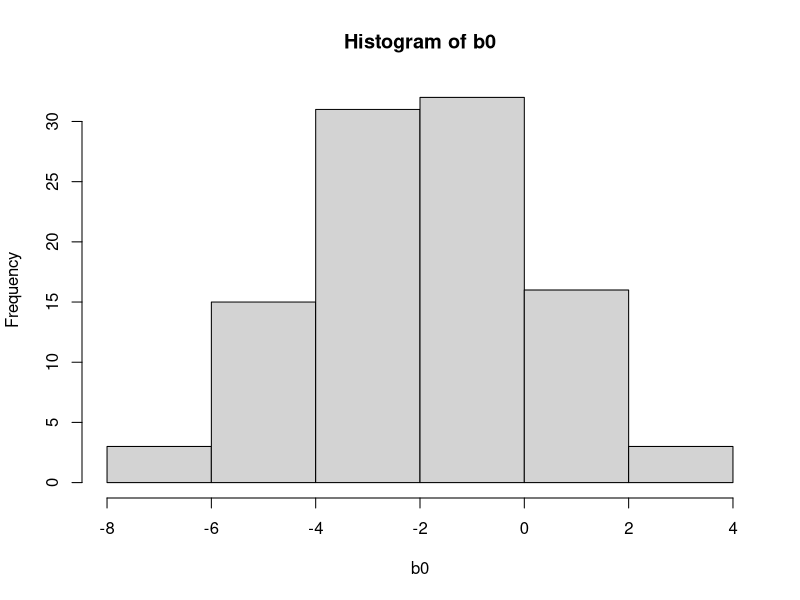
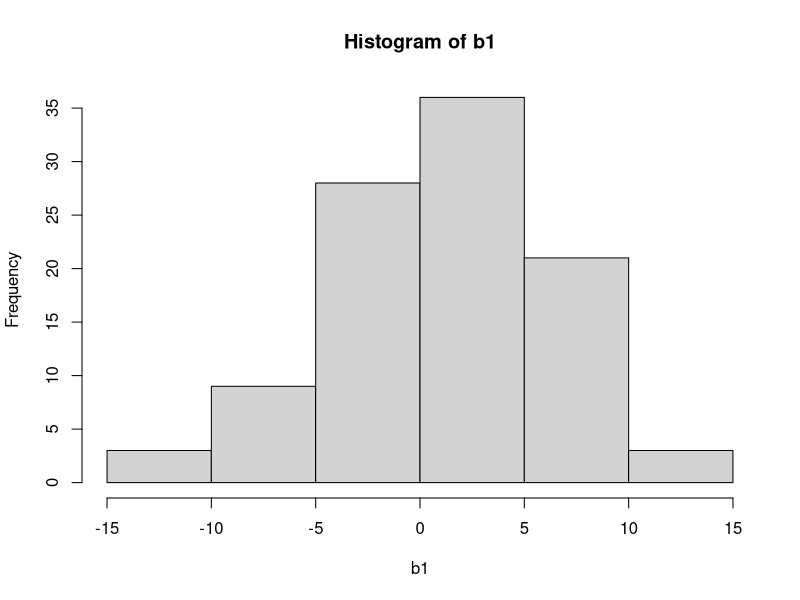
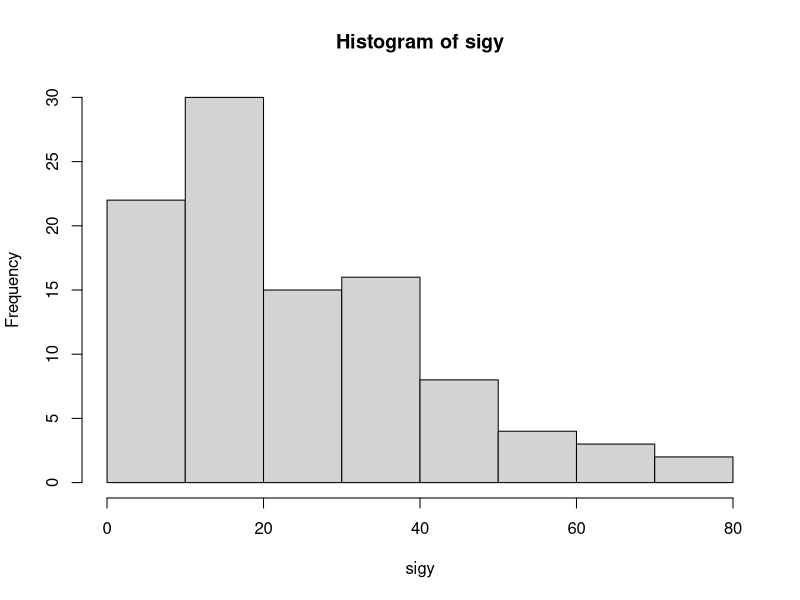
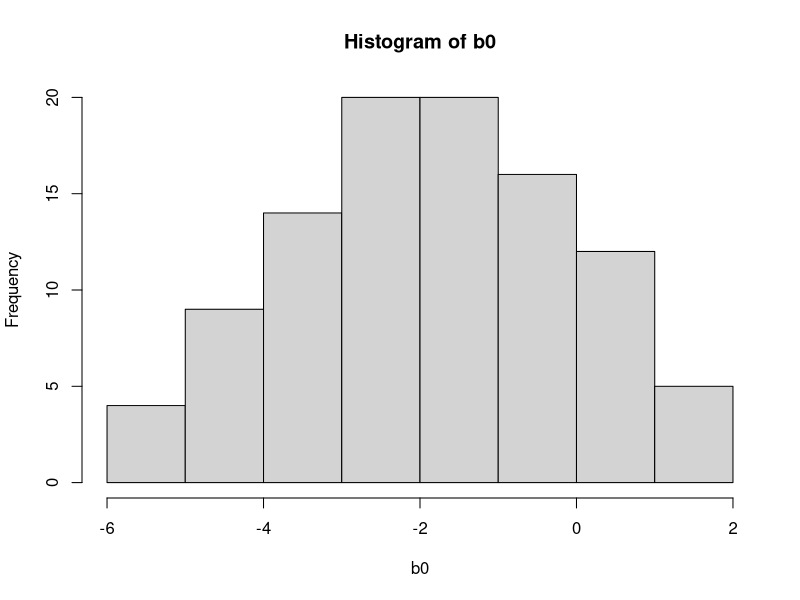
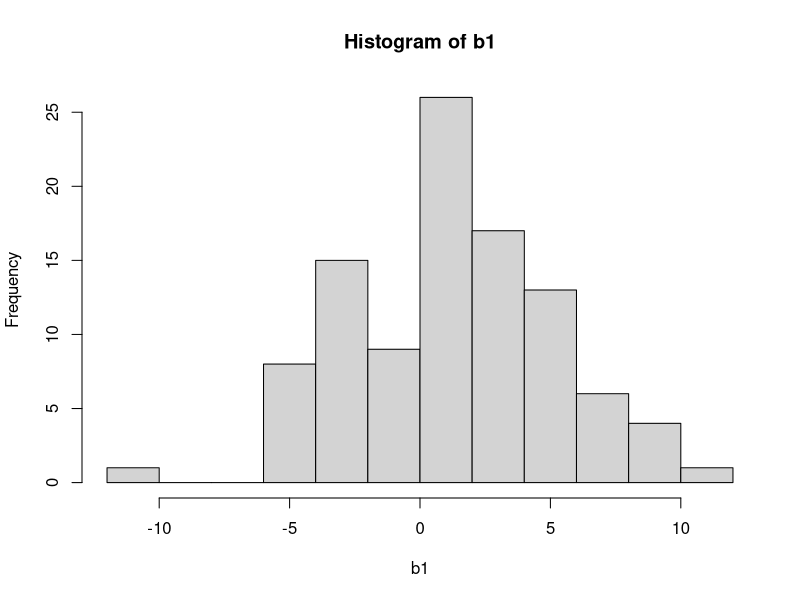
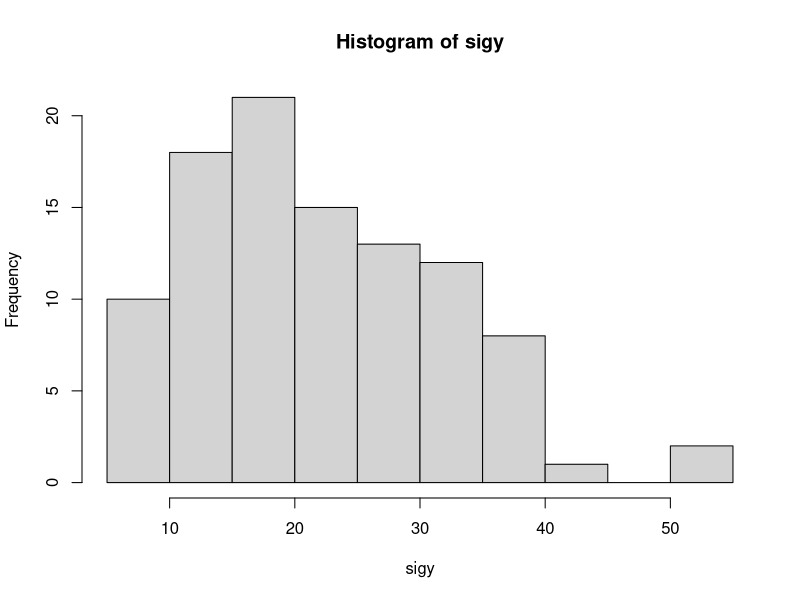
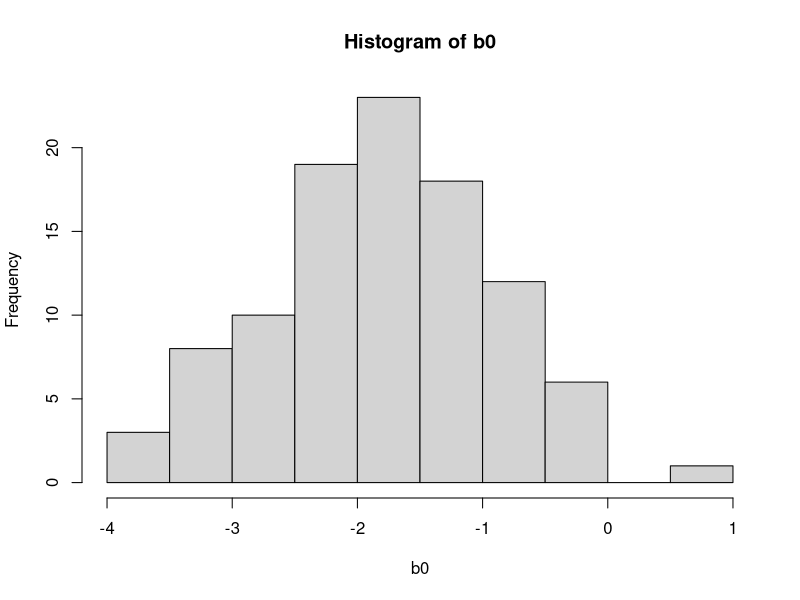
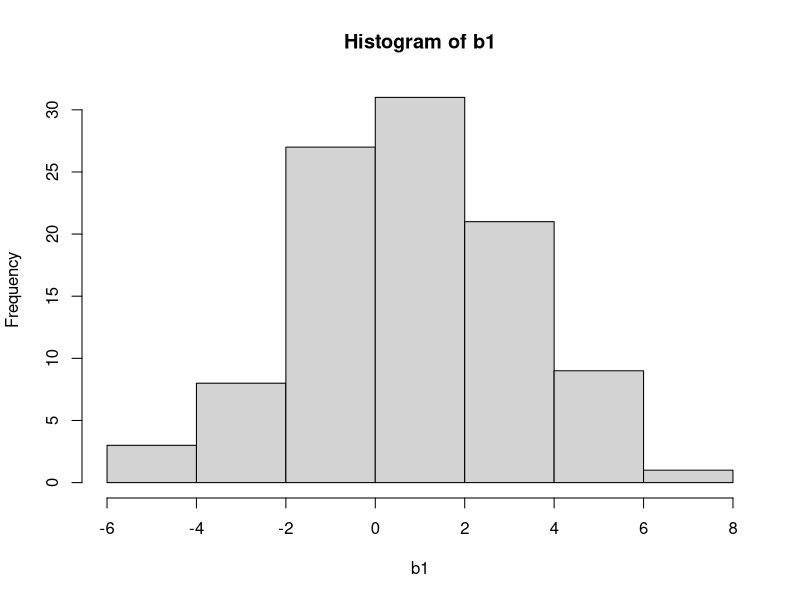

Reproduce these figures in R, in order.
## Simulation ##
set.seed(1003998757)
beta0 <- rnorm(1, mean = 0, sd = 1) ## The population 
beta1 <- runif(n = 1, min = 1, max = 3) ## The population beta1 
sig2 <- rchisq(n = 1, df = 25) ## The error variance sigma^2

## Multiple simulation may require loops ## 
nsample = 5## Sample size
n.sim <- 100 ## The number of simulations 
sigX <- 0.2 ## The variances of X

## Simulate the predictor variable ##
X <- rnorm(nsample, mean = 0, sd = sqrt(sigX))



# nsample is 5.
# fix n.sim to 100

b0 <- vector() ## saves the sample estimates of beta0
b1 <- vector() ## saves the sample estimates of beta1
sigy <- vector()  ## Saves the estimate of error variance





varb1 <- vector()
varb0 <- vector()

conf_z_b1 <- vector()


count_b0z = 0
count_b1z = 0
count_b0t = 0
count_b1t = 0


for(i in 1:n.sim){
  Y <- beta0 + beta1*X + rnorm(n = nsample, mean = 0, sd = sqrt(sig2))
  model <- lm(Y ~ X)
  
  alpha <- 0.05
  SXX <- (var(X) * (nsample -1))
  
  b0[i] <- coef(model)[1]
  b1[i] <- coef(model)[2]
  
  varb1[i] <- sig2/(var(X) * (nsample -1))
  #     (var(X) * 4) SXX
  varb0[i] <- sig2*((1/nsample) + (mean(X)^2/(var(X) * (nsample-1))))
  
  sigy[i] <- summary(model)$sigma^2
  
  
  b0_l_z = b0[i] - qnorm(1 - (alpha)/2) * (sqrt(sig2) * sqrt((1/nsample) + mean(X)^2/SXX))
  b0_r_z = b0[i] + qnorm(1 - (alpha)/2) * (sqrt(sig2) * sqrt((1/nsample) + mean(X)^2/SXX))
  
  b1_l_z = b1[i] - qnorm(1 - (alpha)/2) * (sqrt(sig2)/sqrt(SXX))
  b1_r_z = b1[i] + qnorm(1 - (alpha)/2) * (sqrt(sig2)/sqrt(SXX))
  #     print(c(b1_ll_z, b1_ul_z))
  
  b0_l_t = b0[i] - qt(1 - (alpha/2), df = (nsample - 2))*(sqrt(sigy[i])*sqrt((1/nsample) + (mean(X)^2/SXX)))
  b0_r_t = b0[i] + qt(1 - (alpha/2), df = (nsample - 2))*(sqrt(sigy[i])*sqrt((1/nsample) + (mean(X)^2/SXX)))
  
  b1_l_t = b1[i] - qt(1 - (alpha/2), df = (nsample - 2))*(sqrt(sigy[i])/(sqrt(SXX)))
  b1_r_t = b1[i] + qt(1 - (alpha/2), df = (nsample - 2))*(sqrt(sigy[i])/(sqrt(SXX)))
  
  
  if(beta0 <= b0_r_z & beta0 >= b0_l_z){  # 95 b0z
    count_b0z = count_b0z + 1
    
  }
  
  if(beta1 <=  b1_r_z & beta1 >= b1_l_z){  # 97 b1z
    count_b1z = count_b1z + 1
    
  }
  
  if(beta0 <=  b0_r_t & beta0 >= b0_l_t){  # 94 b0t
    count_b0t = count_b0t + 1
    
  }
  
  
  if(beta1 <=  b1_r_t & beta1 >= b1_l_t){  # 96 b1t
    count_b1t = count_b1t + 1
    
  }  
  
  
}

print("Proportions:")

print("B0z:")
print(count_b0z)

print("B1z:")
print(count_b1z)

print("B0t:")
print(count_b0t)

print("B1t:")
print(count_b1t)


print('---------------------------------------------------------------------------')


m_b0 <- mean(b0)
a_0 = 'mean of b0:'
print(paste(a_0, m_b0))




m_b1 <- mean(b1)
a_1 = 'mean of b1:'
print(paste(a_1, m_b1))




m_sigy <- mean(sigy)
a_s = 'mean of sigy:'
print(paste(a_s, m_sigy))



print('actual beta0:')
print(beta0)

print('actual beta1:')
print(beta1)

print('actual sig:')
print(sig2)


hist(b0)
hist(b1)
hist(sigy)


######################### 10 samples ##########################

## Simulation ##
set.seed(1003998757)
beta0 <- rnorm(1, mean = 0, sd = 1) ## The population 
beta1 <- runif(n = 1, min = 1, max = 3) ## The population beta1 
sig2 <- rchisq(n = 1, df = 25) ## The error variance sigma^2

## Multiple simulation may require loops ## 
nsample = 10 ## Sample size 10 
n.sim <- 100 ## The number of simulations 
sigX <- 0.2 ## The variances of X

## Simulate the predictor variable ##
X <- rnorm(nsample, mean = 0, sd = sqrt(sigX))


b0 <- vector() ## saves the sample estimates of beta0
b1 <- vector() ## saves the sample estimates of beta1
sigy <- vector()  ## Saves the estimate of error variance


varb1 <- vector()
varb0 <- vector()

conf_z_b1 <- vector()


count_b0z = 0
count_b1z = 0
count_b0t = 0
count_b1t = 0


for(i in 1:n.sim){
  Y <- beta0 + beta1*X + rnorm(n = nsample, mean = 0, sd = sqrt(sig2))
  model <- lm(Y ~ X)
  
  alpha <- 0.05
  SXX <- (var(X) * (nsample -1))
  
  b0[i] <- coef(model)[1]
  b1[i] <- coef(model)[2]
  
  varb1[i] <- sig2/(var(X) * (nsample -1))
  #     (var(X) * 4) SXX
  varb0[i] <- sig2*((1/nsample) + (mean(X)^2/(var(X) * (nsample-1))))
  
  sigy[i] <- summary(model)$sigma^2
  
  
  b0_l_z = b0[i] - qnorm(1 - (alpha)/2) * (sqrt(sig2) * sqrt((1/nsample) + mean(X)^2/SXX))
  b0_r_z = b0[i] + qnorm(1 - (alpha)/2) * (sqrt(sig2) * sqrt((1/nsample) + mean(X)^2/SXX))
  
  b1_l_z = b1[i] - qnorm(1 - (alpha)/2) * (sqrt(sig2)/sqrt(SXX))
  b1_r_z = b1[i] + qnorm(1 - (alpha)/2) * (sqrt(sig2)/sqrt(SXX))
  #     print(c(b1_ll_z, b1_ul_z))
  
  b0_l_t = b0[i] - qt(1 - (alpha/2), df = (nsample - 2))*(sqrt(sigy[i])*sqrt((1/nsample) + (mean(X)^2/SXX)))
  b0_r_t = b0[i] + qt(1 - (alpha/2), df = (nsample - 2))*(sqrt(sigy[i])*sqrt((1/nsample) + (mean(X)^2/SXX)))
  
  b1_l_t = b1[i] - qt(1 - (alpha/2), df = (nsample - 2))*(sqrt(sigy[i])/(sqrt(SXX)))
  b1_r_t = b1[i] + qt(1 - (alpha/2), df = (nsample - 2))*(sqrt(sigy[i])/(sqrt(SXX)))
  
  
  if(beta0 <= b0_r_z & beta0 >= b0_l_z){  # 95 b0z
    count_b0z = count_b0z + 1
    
  }
  
  if(beta1 <=  b1_r_z & beta1 >= b1_l_z){  # 97 b1z
    count_b1z = count_b1z + 1
    
  }
  
  if(beta0 <=  b0_r_t & beta0 >= b0_l_t){  # 94 b0t
    count_b0t = count_b0t + 1
    
  }
  
  
  if(beta1 <=  b1_r_t & beta1 >= b1_l_t){  # 96 b1t
    count_b1t = count_b1t + 1
    
  }  
  
  
}

print("Proportions:")

print("B0z:")
print(count_b0z)

print("B1z:")
print(count_b1z)

print("B0t:")
print(count_b0t)

print("B1t:")
print(count_b1t)


print('---------------------------------------------------------------------------')


m_b0 <- mean(b0)
a_0 = 'mean of b0:'
print(paste(a_0, m_b0))




m_b1 <- mean(b1)
a_1 = 'mean of b1:'
print(paste(a_1, m_b1))




m_sigy <- mean(sigy)
a_s = 'mean of sigy:'
print(paste(a_s, m_sigy))



print('actual beta0:')
print(beta0)

print('actual beta1:')
print(beta1)

print('actual sig:')
print(sig2)


hist(b0)
hist(b1)
hist(sigy)

################### 25 samples #################
## Simulation ##
set.seed(1003998757)
beta0 <- rnorm(1, mean = 0, sd = 1) ## The population 
beta1 <- runif(n = 1, min = 1, max = 3) ## The population beta1 
sig2 <- rchisq(n = 1, df = 25) ## The error variance sigma^2

## Multiple simulation may require loops ## 
nsample = 25 ## Sample size 25
n.sim <- 100 ## The number of simulations 
sigX <- 0.2 ## The variances of X

## Simulate the predictor variable ##
X <- rnorm(nsample, mean = 0, sd = sqrt(sigX))



# nsample is 5.
# fix n.sim to 100

b0 <- vector() ## saves the sample estimates of beta0
b1 <- vector() ## saves the sample estimates of beta1
sigy <- vector()  ## Saves the estimate of error variance





varb1 <- vector()
varb0 <- vector()

conf_z_b1 <- vector()


count_b0z = 0
count_b1z = 0
count_b0t = 0
count_b1t = 0


for(i in 1:n.sim){
  Y <- beta0 + beta1*X + rnorm(n = nsample, mean = 0, sd = sqrt(sig2))
  model <- lm(Y ~ X)
  
  alpha <- 0.05
  SXX <- (var(X) * (nsample -1))
  
  b0[i] <- coef(model)[1]
  b1[i] <- coef(model)[2]
  
  varb1[i] <- sig2/(var(X) * (nsample -1))
  #     (var(X) * 4) SXX
  varb0[i] <- sig2*((1/nsample) + (mean(X)^2/(var(X) * (nsample-1))))
  
  sigy[i] <- summary(model)$sigma^2
  
  
  b0_l_z = b0[i] - qnorm(1 - (alpha)/2) * (sqrt(sig2) * sqrt((1/nsample) + mean(X)^2/SXX))
  b0_r_z = b0[i] + qnorm(1 - (alpha)/2) * (sqrt(sig2) * sqrt((1/nsample) + mean(X)^2/SXX))
  
  b1_l_z = b1[i] - qnorm(1 - (alpha)/2) * (sqrt(sig2)/sqrt(SXX))
  b1_r_z = b1[i] + qnorm(1 - (alpha)/2) * (sqrt(sig2)/sqrt(SXX))
  #     print(c(b1_ll_z, b1_ul_z))
  
  b0_l_t = b0[i] - qt(1 - (alpha/2), df = (nsample - 2))*(sqrt(sigy[i])*sqrt((1/nsample) + (mean(X)^2/SXX)))
  b0_r_t = b0[i] + qt(1 - (alpha/2), df = (nsample - 2))*(sqrt(sigy[i])*sqrt((1/nsample) + (mean(X)^2/SXX)))
  
  b1_l_t = b1[i] - qt(1 - (alpha/2), df = (nsample - 2))*(sqrt(sigy[i])/(sqrt(SXX)))
  b1_r_t = b1[i] + qt(1 - (alpha/2), df = (nsample - 2))*(sqrt(sigy[i])/(sqrt(SXX)))
  
  
  if(beta0 <= b0_r_z & beta0 >= b0_l_z){  # 95 b0z
    count_b0z = count_b0z + 1
    
  }
  
  if(beta1 <=  b1_r_z & beta1 >= b1_l_z){  # 97 b1z
    count_b1z = count_b1z + 1
    
  }
  
  if(beta0 <=  b0_r_t & beta0 >= b0_l_t){  # 94 b0t
    count_b0t = count_b0t + 1
    
  }
  
  
  if(beta1 <=  b1_r_t & beta1 >= b1_l_t){  # 96 b1t
    count_b1t = count_b1t + 1
    
  }  
  
  
}

print("Proportions:")

print("B0z:")
print(count_b0z)

print("B1z:")
print(count_b1z)

print("B0t:")
print(count_b0t)

print("B1t:")
print(count_b1t)


print('---------------------------------------------------------------------------')


m_b0 <- mean(b0)
a_0 = 'mean of b0:'
print(paste(a_0, m_b0))




m_b1 <- mean(b1)
a_1 = 'mean of b1:'
print(paste(a_1, m_b1))




m_sigy <- mean(sigy)
a_s = 'mean of sigy:'
print(paste(a_s, m_sigy))



print('actual beta0:')
print(beta0)

print('actual beta1:')
print(beta1)

print('actual sig:')
print(sig2)


hist(b0)
hist(b1)
hist(sigy)

######################## 150 samples ######################
## Simulation ##
set.seed(1003998757)
beta0 <- rnorm(1, mean = 0, sd = 1) ## The population 
beta1 <- runif(n = 1, min = 1, max = 3) ## The population beta1 
sig2 <- rchisq(n = 1, df = 25) ## The error variance sigma^2

## Multiple simulation may require loops ## 
nsample = 150 ## Sample size
n.sim <- 100 ## The number of simulations 
sigX <- 0.2 ## The variances of X

## Simulate the predictor variable ##
X <- rnorm(nsample, mean = 0, sd = sqrt(sigX))



# nsample is 5.
# fix n.sim to 100

b0 <- vector() ## saves the sample estimates of beta0
b1 <- vector() ## saves the sample estimates of beta1
sigy <- vector()  ## Saves the estimate of error variance





varb1 <- vector()
varb0 <- vector()

conf_z_b1 <- vector()


count_b0z = 0
count_b1z = 0
count_b0t = 0
count_b1t = 0


for(i in 1:n.sim){
  Y <- beta0 + beta1*X + rnorm(n = nsample, mean = 0, sd = sqrt(sig2))
  model <- lm(Y ~ X)
  
  alpha <- 0.05
  SXX <- (var(X) * (nsample -1))
  
  b0[i] <- coef(model)[1]
  b1[i] <- coef(model)[2]
  
  varb1[i] <- sig2/(var(X) * (nsample -1))
  #     (var(X) * 4) SXX
  varb0[i] <- sig2*((1/nsample) + (mean(X)^2/(var(X) * (nsample-1))))
  
  sigy[i] <- summary(model)$sigma^2
  
  
  b0_l_z = b0[i] - qnorm(1 - (alpha)/2) * (sqrt(sig2) * sqrt((1/nsample) + mean(X)^2/SXX))
  b0_r_z = b0[i] + qnorm(1 - (alpha)/2) * (sqrt(sig2) * sqrt((1/nsample) + mean(X)^2/SXX))
  
  b1_l_z = b1[i] - qnorm(1 - (alpha)/2) * (sqrt(sig2)/sqrt(SXX))
  b1_r_z = b1[i] + qnorm(1 - (alpha)/2) * (sqrt(sig2)/sqrt(SXX))
  #     print(c(b1_ll_z, b1_ul_z))
  
  b0_l_t = b0[i] - qt(1 - (alpha/2), df = (nsample - 2))*(sqrt(sigy[i])*sqrt((1/nsample) + (mean(X)^2/SXX)))
  b0_r_t = b0[i] + qt(1 - (alpha/2), df = (nsample - 2))*(sqrt(sigy[i])*sqrt((1/nsample) + (mean(X)^2/SXX)))
  
  b1_l_t = b1[i] - qt(1 - (alpha/2), df = (nsample - 2))*(sqrt(sigy[i])/(sqrt(SXX)))
  b1_r_t = b1[i] + qt(1 - (alpha/2), df = (nsample - 2))*(sqrt(sigy[i])/(sqrt(SXX)))
  
  
  if(beta0 <= b0_r_z & beta0 >= b0_l_z){  # 95 b0z
    count_b0z = count_b0z + 1
    
  }
  
  if(beta1 <=  b1_r_z & beta1 >= b1_l_z){  # 97 b1z
    count_b1z = count_b1z + 1
    
  }
  
  if(beta0 <=  b0_r_t & beta0 >= b0_l_t){  # 94 b0t
    count_b0t = count_b0t + 1
    
  }
  
  
  if(beta1 <=  b1_r_t & beta1 >= b1_l_t){  # 96 b1t
    count_b1t = count_b1t + 1
    
  }  
  
  
}

print("Proportions:")

print("B0z:")
print(count_b0z)

print("B1z:")
print(count_b1z)

print("B0t:")
print(count_b0t)

print("B1t:")
print(count_b1t)


print('---------------------------------------------------------------------------')


m_b0 <- mean(b0)
a_0 = 'mean of b0:'
print(paste(a_0, m_b0))




m_b1 <- mean(b1)
a_1 = 'mean of b1:'
print(paste(a_1, m_b1))




m_sigy <- mean(sigy)
a_s = 'mean of sigy:'
print(paste(a_s, m_sigy))



print('actual beta0:')
print(beta0)

print('actual beta1:')
print(beta1)

print('actual sig:')
print(sig2)


hist(b0)
hist(b1)
hist(sigy)


###################### 1000 samples ###################
## Simulation ##
set.seed(1003998757)
beta0 <- rnorm(1, mean = 0, sd = 1) ## The population 
beta1 <- runif(n = 1, min = 1, max = 3) ## The population beta1 
sig2 <- rchisq(n = 1, df = 25) ## The error variance sigma^2

## Multiple simulation may require loops ## 
nsample = 1000 ## Sample size
n.sim <- 100 ## The number of simulations 
sigX <- 0.2 ## The variances of X

## Simulate the predictor variable ##
X <- rnorm(nsample, mean = 0, sd = sqrt(sigX))



# nsample is 5.
# fix n.sim to 100

b0 <- vector() ## saves the sample estimates of beta0
b1 <- vector() ## saves the sample estimates of beta1
sigy <- vector()  ## Saves the estimate of error variance





varb1 <- vector()
varb0 <- vector()

conf_z_b1 <- vector()


count_b0z = 0
count_b1z = 0
count_b0t = 0
count_b1t = 0


for(i in 1:n.sim){
  Y <- beta0 + beta1*X + rnorm(n = nsample, mean = 0, sd = sqrt(sig2))
  model <- lm(Y ~ X)
  
  alpha <- 0.05
  SXX <- (var(X) * (nsample -1))
  
  b0[i] <- coef(model)[1]
  b1[i] <- coef(model)[2]
  
  varb1[i] <- sig2/(var(X) * (nsample -1))
  #     (var(X) * 4) SXX
  varb0[i] <- sig2*((1/nsample) + (mean(X)^2/(var(X) * (nsample-1))))
  
  sigy[i] <- summary(model)$sigma^2
  
  
  b0_l_z = b0[i] - qnorm(1 - (alpha)/2) * (sqrt(sig2) * sqrt((1/nsample) + mean(X)^2/SXX))
  b0_r_z = b0[i] + qnorm(1 - (alpha)/2) * (sqrt(sig2) * sqrt((1/nsample) + mean(X)^2/SXX))
  
  b1_l_z = b1[i] - qnorm(1 - (alpha)/2) * (sqrt(sig2)/sqrt(SXX))
  b1_r_z = b1[i] + qnorm(1 - (alpha)/2) * (sqrt(sig2)/sqrt(SXX))
  #     print(c(b1_ll_z, b1_ul_z))
  
  b0_l_t = b0[i] - qt(1 - (alpha/2), df = (nsample - 2))*(sqrt(sigy[i])*sqrt((1/nsample) + (mean(X)^2/SXX)))
  b0_r_t = b0[i] + qt(1 - (alpha/2), df = (nsample - 2))*(sqrt(sigy[i])*sqrt((1/nsample) + (mean(X)^2/SXX)))
  
  b1_l_t = b1[i] - qt(1 - (alpha/2), df = (nsample - 2))*(sqrt(sigy[i])/(sqrt(SXX)))
  b1_r_t = b1[i] + qt(1 - (alpha/2), df = (nsample - 2))*(sqrt(sigy[i])/(sqrt(SXX)))
  
  
  if(beta0 <= b0_r_z & beta0 >= b0_l_z){  # 95 b0z
    count_b0z = count_b0z + 1
    
  }
  
  if(beta1 <=  b1_r_z & beta1 >= b1_l_z){  # 97 b1z
    count_b1z = count_b1z + 1
    
  }
  
  if(beta0 <=  b0_r_t & beta0 >= b0_l_t){  # 94 b0t
    count_b0t = count_b0t + 1
    
  }
  
  
  if(beta1 <=  b1_r_t & beta1 >= b1_l_t){  # 96 b1t
    count_b1t = count_b1t + 1
    
  }  
  
  
}

print("Proportions:")

print("B0z:")
print(count_b0z)

print("B1z:")
print(count_b1z)

print("B0t:")
print(count_b0t)

print("B1t:")
print(count_b1t)


print('---------------------------------------------------------------------------')


m_b0 <- mean(b0)
a_0 = 'mean of b0:'
print(paste(a_0, m_b0))




m_b1 <- mean(b1)
a_1 = 'mean of b1:'
print(paste(a_1, m_b1))




m_sigy <- mean(sigy)
a_s = 'mean of sigy:'
print(paste(a_s, m_sigy))



print('actual beta0:')
print(beta0)

print('actual beta1:')
print(beta1)

print('actual sig:')
print(sig2)


hist(b0)
hist(b1)
hist(sigy)


###################### sig2 decreased df = 20, sample size 1000 ######################
## Simulation ##
set.seed(1003998757)
beta0 <- rnorm(1, mean = 0, sd = 1) ## The population 
beta1 <- runif(n = 1, min = 1, max = 3) ## The population beta1 
sig2 <- rchisq(n = 1, df = 20) ## decrease gi2, df = 20

## Multiple simulation may require loops ## 
nsample = 1000 ## Sample size 1000
n.sim <- 100 ## The number of simulations 
sigX <- 0.2 ## The variances of X

## Simulate the predictor variable ##
X <- rnorm(nsample, mean = 0, sd = sqrt(sigX))



# nsample is 5.
# fix n.sim to 100

b0 <- vector() ## saves the sample estimates of beta0
b1 <- vector() ## saves the sample estimates of beta1
sigy <- vector()  ## Saves the estimate of error variance





varb1 <- vector()
varb0 <- vector()


for(i in 1:n.sim){
  Y <- beta0 + beta1*X + rnorm(n = nsample, mean = 0, sd = sqrt(sig2))
  model <- lm(Y ~ X)
  
  alpha <- 0.05
  SXX <- (var(X) * (nsample -1))
  
  b0[i] <- coef(model)[1]
  b1[i] <- coef(model)[2]
  
  varb1[i] <- sig2/(var(X) * (nsample -1))
  #     (var(X) * 4) SXX
  varb0[i] <- sig2*((1/nsample) + (mean(X)^2/(var(X) * (nsample-1))))
  
  sigy[i] <- summary(model)$sigma^2
}



print('---------------------------------------------------------------------------')


m_b0 <- mean(b0)
a_0 = 'mean of b0:'
print(paste(a_0, m_b0))




m_b1 <- mean(b1)
a_1 = 'mean of b1:'
print(paste(a_1, m_b1))




m_sigy <- mean(sigy)
a_s = 'mean of sigy:'
print(paste(a_s, m_sigy))



print('actual beta0:')
print(beta0)

print('actual beta1:')
print(beta1)

print('actual sig:')
print(sig2)


hist(b0)
hist(b1)
hist(sigy)



###################### sig2 increased df = 1000, sample size 1000 ######################
## Simulation ##
set.seed(1003998757)
beta0 <- rnorm(1, mean = 0, sd = 1) ## The population 
beta1 <- runif(n = 1, min = 1, max = 3) ## The population beta1 
sig2 <- rchisq(n = 1, df = 1000) ## increase sig2, df= 1000

## Multiple simulation may require loops ## 
nsample = 1000 ## Sample size 1000
n.sim <- 100 ## The number of simulations 
sigX <- 0.2 ## The variances of X

## Simulate the predictor variable ##
X <- rnorm(nsample, mean = 0, sd = sqrt(sigX))



# nsample is 5.
# fix n.sim to 100

b0 <- vector() ## saves the sample estimates of beta0
b1 <- vector() ## saves the sample estimates of beta1
sigy <- vector()  ## Saves the estimate of error variance





varb1 <- vector()
varb0 <- vector()



for(i in 1:n.sim){
  Y <- beta0 + beta1*X + rnorm(n = nsample, mean = 0, sd = sqrt(sig2))
  model <- lm(Y ~ X)
  
  alpha <- 0.05
  SXX <- (var(X) * (nsample -1))
  
  b0[i] <- coef(model)[1]
  b1[i] <- coef(model)[2]
  
  varb1[i] <- sig2/(var(X) * (nsample -1))
  #     (var(X) * 4) SXX
  varb0[i] <- sig2*((1/nsample) + (mean(X)^2/(var(X) * (nsample-1))))
  
  sigy[i] <- summary(model)$sigma^2
  
}

print('---------------------------------------------------------------------------')


m_b0 <- mean(b0)
a_0 = 'mean of b0:'
print(paste(a_0, m_b0))




m_b1 <- mean(b1)
a_1 = 'mean of b1:'
print(paste(a_1, m_b1))




m_sigy <- mean(sigy)
a_s = 'mean of sigy:'
print(paste(a_s, m_sigy))



print('actual beta0:')
print(beta0)

print('actual beta1:')
print(beta1)

print('actual sig:')
print(sig2)


hist(b0)
hist(b1)
hist(sigy)